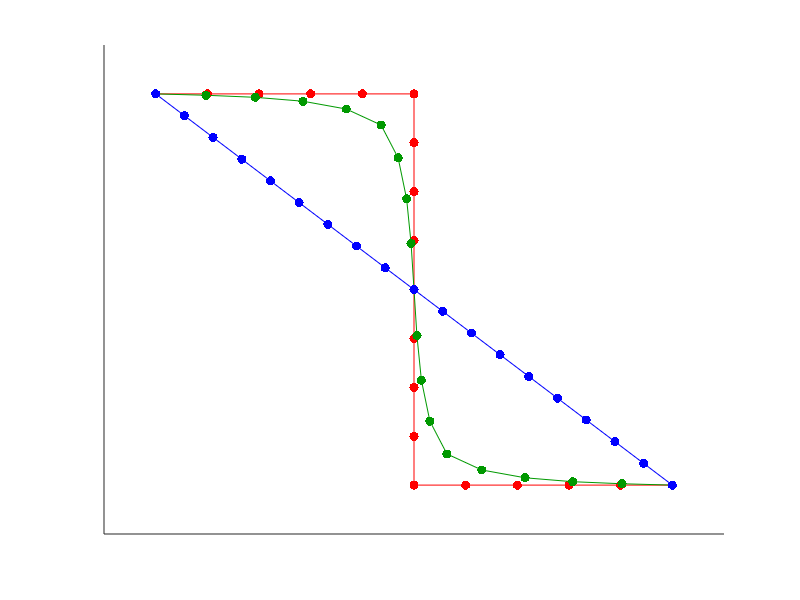

Write MATLAB code to recreate this figure.
%%%THIS SCRIPT IS INTENDED TO BE RUN USING MATLAB (Yes, I'm sorry)%%%%%%        
clear

x_old = [ 3.5, 4, 4.5, 5, 5.5, 6,   6, 6,  6, 6,  6, 6,  6, 6, 6.5, 7, 7.5, 8, 8.5];
y_old = [  10,10,  10,10,  10,10, 9.5, 9,8.5, 8,7.5, 7,6.5, 6,   6, 6,   6, 6,   6];
plot(x_old,y_old, '.r-', 'MarkerSize', 20, 'color', 'red'); 
hold on;

%%%%Parameters
tolerance = 0.0001;
tolerance = tolerance * numel(x_old);

%%%%First run calculates a good path 
x_new = x_old;
y_new = y_old;
a = 0.35;   %%Weights how similar is the new path to the old one
b = 0.65;   %%Weights how smooth is the new path
change = tolerance + 1;
attempts = 10000;
while change > tolerance && attempts > 0
    change = 0;
    for i=2:(numel(x_old)-1)
        last_x = x_new(i);
        last_y = y_new(i);
        x_new(i) = x_new(i) + a*(x_old(i) - x_new(i)) + b*(x_new(i+1) + x_new(i-1) - 2*x_new(i));
        y_new(i) = y_new(i) + a*(y_old(i) - y_new(i)) + b*(y_new(i+1) + y_new(i-1) - 2*y_new(i));
        change = change + abs(x_new(i) - last_x) + abs(y_new(i) - last_y);
    end
    attempts = attempts - 1;
end
plot(x_new,y_new, '.r-', 'MarkerSize', 20, 'color', [0 0.6 0]); 


%%%%Second run calculates a straight line
x_new = x_old;
y_new = y_old;
a = 0.0;   %%Weights how similar is the new path to the old one
b = 0.8;   %%Weights how smooth is the new path
change = tolerance + 1;
attempts = 10000
while change > tolerance && attempts > 0
    change = 0;
    for i=2:(numel(x_old)-1)
        last_x = x_new(i);
        last_y = y_new(i);
        x_new(i) = x_new(i) + a*(x_old(i) - x_new(i)) + b*(x_new(i+1) + x_new(i-1) - 2*x_new(i));
        y_new(i) = y_new(i) + a*(y_old(i) - y_new(i)) + b*(y_new(i+1) + y_new(i-1) - 2*y_new(i));
        change = change + abs(x_new(i) - last_x) + abs(y_new(i) - last_y);
    end
    attempts = attempts - 1;
end
plot(x_new,y_new, '.r-', 'MarkerSize', 20, 'color', 'blue'); 

axis([3, 9, 5.5, 10.5])
%legend('\alpha=1.0, beta=0.0','\alpha=1.0, beta=0.0', '\alpha=1.0, beta=0.0')
set(gca, 'xtick', [])
set(gca, 'ytick', [])
box off;
